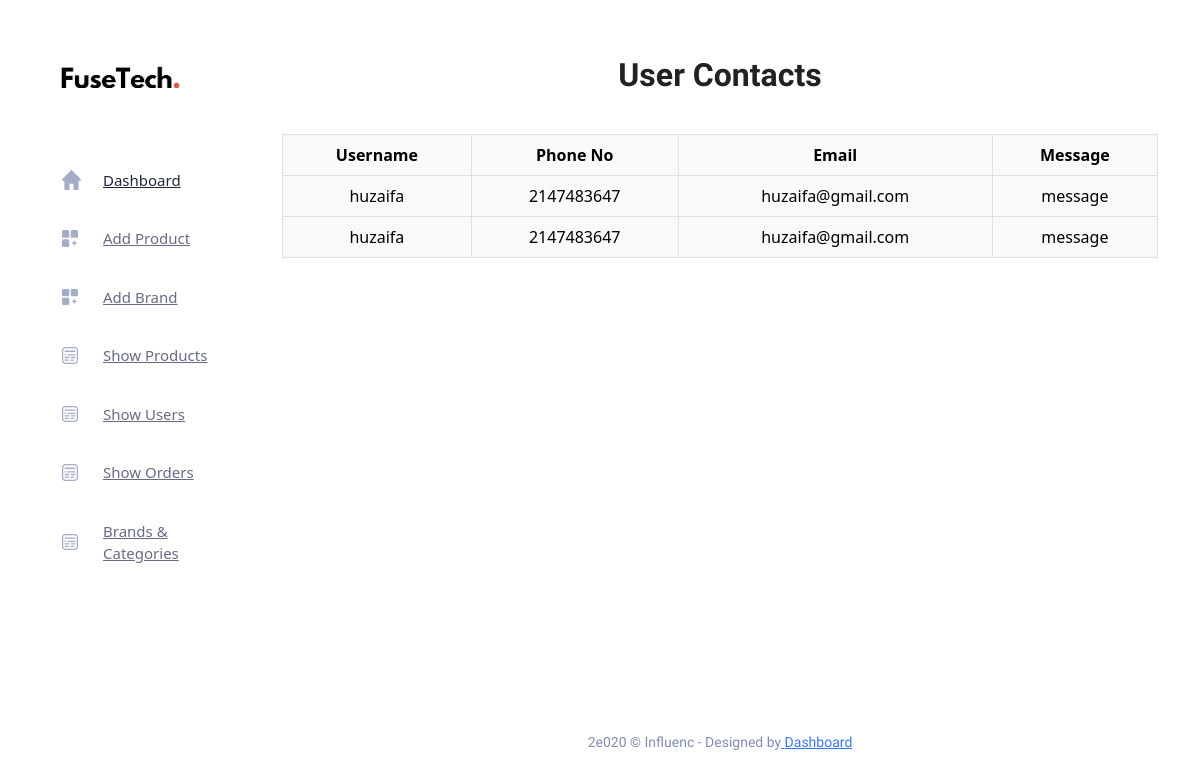
Screenshot of /admin/index.php (signed in) with the database file from the repository.
### tables this page shows
CREATE TABLE `tbl_usercontact` (
  `id` int(11) NOT NULL,
  `u_name` varchar(500) NOT NULL,
  `phone_no` int(11) NOT NULL,
  `email` varchar(5000) NOT NULL,
  `message` varchar(5000) NOT NULL
);

### admin/index.php (the view, shortened to what this page needs)
<?php
include('../connection.php');
?>
<!DOCTYPE html>
<html lang="zxx">
<head>
    <link rel="stylesheet" href="css/bootstrap1.min.css" />
    <link rel="stylesheet" href="vendors/themefy_icon/themify-icons.css" />
    <link rel="stylesheet" href="vendors/swiper_slider/css/swiper.min.css" />
    <link rel="stylesheet" href="vendors/select2/css/select2.min.css" />
    <link rel="stylesheet" href="vendors/niceselect/css/nice-select.css" />
    <link rel="stylesheet" href="vendors/owl_carousel/css/owl.carousel.css" />
	<link rel="stylesheet" href="https://cdnjs.cloudflare.com/ajax/libs/font-awesome/4.7.0/css/font-awesome.min.css">
    <link rel="stylesheet" href="vendors/gijgo/gijgo.min.css" />
    <link rel="stylesheet" href="vendors/font_awesome/css/all.min.css" />
    <link rel="stylesheet" href="vendors/tagsinput/tagsinput.css" />
    <link rel="stylesheet" href="vendors/datatable/css/jquery.dataTables.min.css" />
    <link rel="stylesheet" href="vendors/datatable/css/responsive.dataTables.min.css" />
    <link rel="stylesheet" href="vendors/datatable/css/buttons.dataTables.min.css" />
    <link rel="stylesheet" href="vendors/text_editor/summernote-bs4.css" />
    <link rel="stylesheet" href="vendors/morris/morris.css">
    <link rel="stylesheet" href="vendors/material_icon/material-icons.css" />
    <link rel="stylesheet" href="css/metisMenu.css">
    <link rel="stylesheet" href="css/style1.css" />
    <link rel="stylesheet" href="css/colors/default.css" id="colorSkinCSS">
    <link href="https://cdn.jsdelivr.net/npm/bootstrap@5.2.3/dist/css/bootstrap.min.css" rel="stylesheet"
>
</head>
<body class="crm_body_bg">
    <section class="main_content dashboard_part">
        <div class="main_content_iner ">
        <div class="container me-5 mt-5">
        <h2 class="text-center mb-4 fw-bold pt-2 mt-2 pb-3 ">User Contacts </h2>
<table class="table table-light table-bordered text-center">
    <tr class="fw-bold">
        <th>Username</th>
        <th>Phone No</th>
        <th>Email</th>
            <th>Message</th>
    </tr>
<?php
$select_team_query = "SELECT * FROM `tbl_usercontact`";
$select_query_run = mysqli_query($con, $select_team_query);
while($user_cont = mysqli_fetch_array($select_query_run)){
?>
    <tr>
     <td><?php echo $user_cont['u_name']?></td>
     <td><?php echo $user_cont['phone_no']?></td>
     <td><?php echo $user_cont['email']?></td>
     <td><?php echo $user_cont['message']?></td>
    </tr>
<?php } ?>
</table>
</div>
        </div>
        <div class="footer_part">
            <div class="container-fluid">
                <div class="row">
                    <div class="col-lg-12 col-sm-12">
                        <div class="footer_iner text-center">
                            <p>2e020 © Influenc - Designed by<a href="#"> Dashboard</a></p>
                        </div>
                    </div>
                </div>
            </div>
        </div>
    </section>
</body>
</html>

### admin/css/metisMenu.css (style rules this page uses)
.metismenu .has-arrow { position:relative }
.metismenu .has-arrow::after { position:absolute;content:'';transform:rotate(0deg) translate(0,-50%);transform-origin:top;top:50%;transition:all .3s ease-out;right:40px;content:"\e64b";font-family:themify;color:#a5adc6;font-weight:600;font-size:14px }
.metismenu .mm-active>.has-arrow::after,.metismenu .has-arrow[aria-expanded=true]::after { transform:rotate(180deg) translate(0,-50%) }

### rows the page displays
tbl_usercontact: u_name "huzaifa", phone_no "2147483647", email "huzaifa@gmail.com", message "message"
tbl_usercontact: u_name "huzaifa", phone_no "2147483647", email "huzaifa@gmail.com", message "message"
